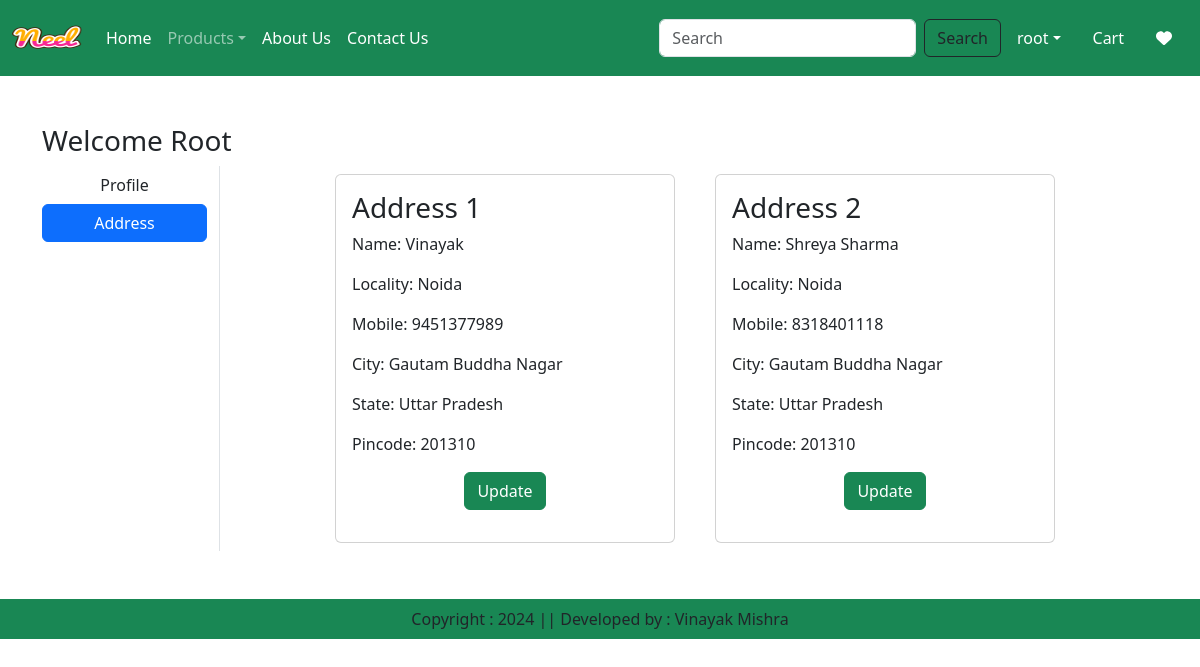
The page /address/ (signed in) on the database its author committed.
### app/models.py (models this page shows, shortened)
class Customer(models.Model):
    user = models.ForeignKey(User, on_delete=models.CASCADE)
    name = models.CharField(max_length=200)
    locality = models.CharField(max_length=200)
    city = models.CharField(max_length=50)
    mobile =models.IntegerField(default=0)
    zipcode = models.IntegerField()
    state = models.CharField(choices=STATE_CHOICES, max_length=100)

### app/views.py (the view)
# urls.py: path('address/', views.address, name='address'),
@login_required
def address(request):
    add = Customer.objects.filter(user=request.user)
    totalitem = 0
    wishlitem = 0
    if request.user.is_authenticated:
        totalitem = len(Cart.objects.filter(user=request.user))
        wishitem = len(Wishlist.objects.filter(user=request.user))
    return render(request, 'app/address.html', locals())

### app/templates/app/address.html (shortened to what this page needs)
{% extends 'app/base.html' %}
{% block main-content %}
<div class="container my-5">
    <div class="row">
        <h3>Welcome <span class="text-capitalize">{{ request.user }}</span></h3>
    </div>
    <div class="row">
        <div class="col-sm-2 border-end">
            <ul class="list-unstyled">
                <li class="d-grid ">
                    <a href="{% url 'profile' %}" class="btn ">Profile</a>
                </li>
                <li class="d-grid mb-2">
                    <a href="{% url 'address' %}" class="btn btn-primary">Address</a>
                </li>
            </ul>
                </div>
                <div class="col-sm-8 offset-sm-1">
                    <div class="row">
                        {% for ad in add %}
                        <div class="col-sm-6">
                        <div class="card m-2">
                            <div class="card-body">
                                <h3>Address {{forloop.counter}}</h3>
                                <p>Name: {{ad.name}}</p>
                                <p>Locality: {{ad.locality}}</p>
                                <p>Mobile: {{ad.mobile}}</p>
                                <p>City: {{ad.city}}</p>
                                <p>State: {{ad.state}}</p>
                                <p>Pincode: {{ad.zipcode}}</p>
                                   <p class="text-center"><a href="{% url 'updateAddress' pk=ad.id %}" type="button" class="btn btn-success">Update</a></p>
                                         </div>
                                             </div>
                        </div>
                        {% endfor %}
                    </div>
                </div>
            </div>
        </div>
{% endblock main-content %}

### app/templates/app/base.html (shortened to what this page needs)
{% load static %}
<!DOCTYPE html>
<html lang="en">
<head>
    <link href="https://cdn.jsdelivr.net/npm/bootstrap@5.3.3/dist/css/bootstrap.min.css" rel="stylesheet">
    <link rel="stylesheet" href="https://cdnjs.cloudflare.com/ajax/libs/font-awesome/6.0.0-beta3/css/all.min.css">
    <link rel="stylesheet" href="{% static 'app/css/owl.carousel.min.css' %}"/>
    <link rel="stylesheet" href="{% static 'app/css/all.min.css' %}"/>
    <link rel="stylesheet" href="{% static 'app/css/style.css' %}"/>
</head>
<body>
    <nav class="navbar navbar-expand-lg navbar-dark bg-success">
        <div class="container-fluid">
            <a class="navbar-brand" href="#"><img src="{% static 'app/images/product/neel.png' %}" width="70" height="50" alt="Brand Logo"></a>
            <div class="collapse navbar-collapse" id="navbarSupportedContent">
                <ul class="navbar-nav me-auto mb-2 mb-lg-0">
                    {% if request.user.is_authenticated %}
                    <li class="nav-item">
                        <a class="nav-link active" aria-current="page" href="/">Home</a>
                    </li>
                    <li class="nav-item dropdown">
                        <a class="nav-link dropdown-toggle" href="#" role="button" data-bs-toggle="dropdown" aria-expanded="false">Products</a>
                    </li>
                    <li class="nav-item">
                        <a class="nav-link text-white" href="{% url 'about' %}">About Us</a>
                    </li>
                    <li class="nav-item">
                        <a class="nav-link text-white" href="{% url 'contact' %}">Contact Us</a>
                    </li>
                </ul>
                <form class="d-flex" role="search" action="/search">
                    <input class="form-control me-2" type="search" placeholder="Search" aria-label="Search" name="search">
                    <button class="btn btn-outline-dark " type="submit">Search</button>
                </form>
            </div>
            <ul class="navbar-nav ms-auto mb-2 mb-lg-0">
                <li class="dropdown mx-2 nav-item">
                    <a class="nav-link dropdown-toggle text-white" href="#" id="profileDropdown" role="button" data-bs-toggle="dropdown" aria-expanded="false">{{ request.user.username }}</a>
                </li>
                <li class="nav-item mx-2">
                    <a href="{% url 'showcart' %}" class="nav-link text-white"> Cart</a>
                </li>
                <li class="nav-item mx-2">
                    <a href="{% url 'showwishlist' %}" class="nav-link text-white"> <i class="fa fa-heart"></i></a>
                </li>
                {% endif %}
            </ul>
        </div>
    </nav>
    {% block main-content %}{% endblock %}
    <footer class="container-fluid bg-success text-center p-2 mt-5">
        Copyright : 2024 || Developed by : Vinayak Mishra
    </footer>
</body>
</html>

### rows shown on the page
Customer: name "Vinayak", locality "Noida", mobile "9451377989", city "Gautam Buddha Nagar", state "Uttar Pradesh", zipcode "201310"
Customer: name "Shreya Sharma", locality "Noida", mobile "8318401118", city "Gautam Buddha Nagar", state "Uttar Pradesh", zipcode "201310"

### other values the page prints
{{ request.user.username }} "root"
{{ request.user }} "Root"
